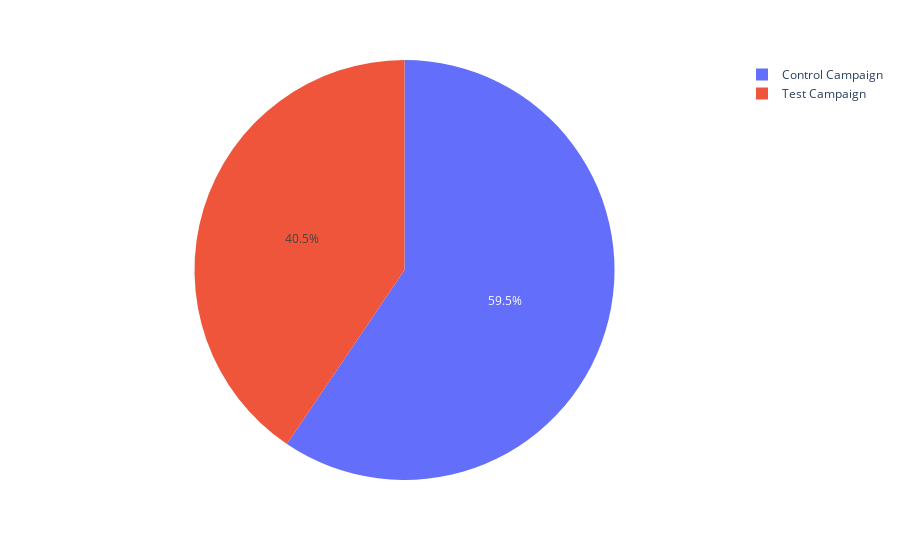

Notebook cell for this chart:
### Code cell
px.pie(data_frame=control_test, names="Campaign Name", values="# of Add to Cart")

### Figure 1 — Plotly figure (JSON) as saved in the notebook; plotly's stock layout.template omitted (floating-point values rounded to 4 significant figures)
{"data": [{"domain": {"x": [0, 1], "y": [0, 1]}, "hovertemplate": "Campaign Name=%{label}<br># of Add to Cart=%{value}<extra></extra>", "labels": ["Control Campaign", "Control Campaign", "Control Campaign", "Control Campaign", "Control Campaign", "Control Campaign", "Control Campaign", "Control Campaign", "Control Campaign", "Control Campaign", "Control Campaign", "Control Campaign", "Control Campaign", "Control Campaign", "Control Campaign", "Control Campaign", "Control Campaign", "Control Campaign", "Control Campaign", "Control Campaign", "Control Campaign", "Control Campaign", "Control Campaign", "Control Campaign", "Control Campaign", "Control Campaign", "Control Campaign", "Control Campaign", "Control Campaign", "Control Campaign", "Test Campaign", "Test Campaign", "Test Campaign", "Test Campaign", "Test Campaign", "Test Campaign", "Test Campaign", "Test Campaign", "Test Campaign", "Test Campaign", "Test Campaign", "Test Campaign", "Test Campaign", "Test Campaign", "Test Campaign", "Test Campaign", "Test Campaign", "Test Campaign", "Test Campaign", "Test Campaign", "Test Campaign", "Test Campaign", "Test Campaign", "Test Campaign", "Test Campaign", "Test Campaign", "Test Campaign", "Test Campaign", "Test Campaign", "Test Campaign"], "legendgroup": "", "name": "", "showlegend": true, "type": "pie", "values": [1819, 1219, 1134, 1183, 1087.0, 784, 1166, 930, 645, 1629, 1887, 1439, 1794, 1339, 1641, 1613, 878, 1695, 908, 1709, 1460, 819, 1913, 1146, 883, 1448, 980, 1711, 1486, 442, 894, 879, 1268, 566, 956, 882, 1301, 1240, 1200, 424, 1075, 1382, 1391, 779, 1090, 1059, 383, 461, 788, 1047, 278, 367, 632, 327, 1228, 346, 992, 1009, 1168, 1034]}], "layout": {"legend": {"tracegroupgap": 0}, "margin": {"t": 60}}}
